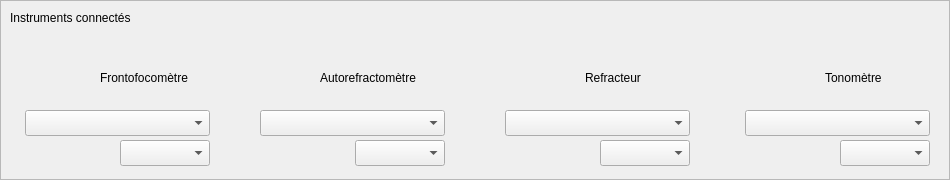
         <widget class="QFrame" name="Instrmtsframe">
          <property name="minimumSize">
           <size>
            <width>950</width>
            <height>180</height>
           </size>
          </property>
          <property name="contextMenuPolicy">
           <enum>Qt::NoContextMenu</enum>
          </property>
          <property name="frameShape">
           <enum>QFrame::StyledPanel</enum>
          </property>
          <property name="frameShadow">
           <enum>QFrame::Raised</enum>
          </property>
          <widget class="UpLabel" name="AppareilsupLabel">
           <property name="geometry">
            <rect>
             <x>10</x>
             <y>10</y>
             <width>161</width>
             <height>16</height>
            </rect>
           </property>
           <property name="contextMenuPolicy">
            <enum>Qt::NoContextMenu</enum>
           </property>
           <property name="text">
            <string>Instruments connectés</string>
           </property>
          </widget>
          <widget class="UpLabel" name="FrontoupLabel">
           <property name="geometry">
            <rect>
             <x>100</x>
             <y>70</y>
             <width>111</width>
             <height>16</height>
            </rect>
           </property>
           <property name="contextMenuPolicy">
            <enum>Qt::NoContextMenu</enum>
           </property>
           <property name="text">
            <string>Frontofocomètre</string>
           </property>
          </widget>
          <widget class="UpLabel" name="AutorefupLabel">
           <property name="geometry">
            <rect>
             <x>320</x>
             <y>70</y>
             <width>131</width>
             <height>16</height>
            </rect>
           </property>
           <property name="contextMenuPolicy">
            <enum>Qt::NoContextMenu</enum>
           </property>
           <property name="text">
            <string>Autorefractomètre</string>
           </property>
          </widget>
          <widget class="UpLabel" name="RefracteurupLabel">
           <property name="geometry">
            <rect>
             <x>585</x>
             <y>70</y>
             <width>81</width>
             <height>16</height>
            </rect>
           </property>
           <property name="contextMenuPolicy">
            <enum>Qt::NoContextMenu</enum>
           </property>
           <property name="text">
            <string>Refracteur</string>
           </property>
          </widget>
          <widget class="UpComboBox" name="FrontoupComboBox">
           <property name="geometry">
            <rect>
             <x>25</x>
             <y>110</y>
             <width>185</width>
             <height>26</height>
            </rect>
           </property>
           <property name="contextMenuPolicy">
            <enum>Qt::NoContextMenu</enum>
           </property>
          </widget>
          <widget class="UpComboBox" name="AutorefupComboBox">
           <property name="geometry">
            <rect>
             <x>260</x>
             <y>110</y>
             <width>185</width>
             <height>26</height>
            </rect>
           </property>
           <property name="contextMenuPolicy">
            <enum>Qt::NoContextMenu</enum>
           </property>
          </widget>
          <widget class="UpComboBox" name="RefracteurupComboBox">
           <property name="geometry">
            <rect>
             <x>505</x>
             <y>110</y>
             <width>185</width>
             <height>26</height>
            </rect>
           </property>
           <property name="contextMenuPolicy">
            <enum>Qt::NoContextMenu</enum>
           </property>
          </widget>
          <widget class="QLabel" name="Frontolabel">
           <property name="geometry">
            <rect>
             <x>20</x>
             <y>40</y>
             <width>65</width>
             <height>65</height>
            </rect>
           </property>
           <property name="contextMenuPolicy">
            <enum>Qt::NoContextMenu</enum>
           </property>
           <property name="text">
            <string notr="true"/>
           </property>
          </widget>
          <widget class="QLabel" name="Autoreflabel">
           <property name="geometry">
            <rect>
             <x>240</x>
             <y>40</y>
             <width>65</width>
             <height>65</height>
            </rect>
           </property>
           <property name="contextMenuPolicy">
            <enum>Qt::NoContextMenu</enum>
           </property>
           <property name="text">
            <string notr="true"/>
           </property>
          </widget>
          <widget class="QLabel" name="Refracteurlabel">
           <property name="geometry">
            <rect>
             <x>500</x>
             <y>40</y>
             <width>65</width>
             <height>65</height>
            </rect>
           </property>
           <property name="contextMenuPolicy">
            <enum>Qt::NoContextMenu</enum>
           </property>
           <property name="text">
            <string notr="true"/>
           </property>
          </widget>
          <widget class="UpComboBox" name="PortFrontoupComboBox">
           <property name="geometry">
            <rect>
             <x>120</x>
             <y>140</y>
             <width>90</width>
             <height>26</height>
            </rect>
           </property>
           <property name="contextMenuPolicy">
            <enum>Qt::NoContextMenu</enum>
           </property>
          </widget>
          <widget class="UpComboBox" name="PortAutorefupComboBox">
           <property name="geometry">
            <rect>
             <x>355</x>
             <y>140</y>
             <width>90</width>
             <height>26</height>
            </rect>
           </property>
           <property name="contextMenuPolicy">
            <enum>Qt::NoContextMenu</enum>
           </property>
          </widget>
          <widget class="UpComboBox" name="PortRefracteurupComboBox">
           <property name="geometry">
            <rect>
             <x>600</x>
             <y>140</y>
             <width>90</width>
             <height>26</height>
            </rect>
           </property>
           <property name="contextMenuPolicy">
            <enum>Qt::NoContextMenu</enum>
           </property>
          </widget>
          <widget class="UpComboBox" name="TonometreupComboBox">
           <property name="geometry">
            <rect>
             <x>745</x>
             <y>110</y>
             <width>185</width>
             <height>26</height>
            </rect>
           </property>
           <property name="contextMenuPolicy">
            <enum>Qt::NoContextMenu</enum>
           </property>
          </widget>
          <widget class="UpLabel" name="RefracteurupLabel_2">
           <property name="geometry">
            <rect>
             <x>825</x>
             <y>70</y>
             <width>81</width>
             <height>16</height>
            </rect>
           </property>
           <property name="contextMenuPolicy">
            <enum>Qt::NoContextMenu</enum>
           </property>
           <property name="text">
            <string>Tonomètre</string>
           </property>
          </widget>
          <widget class="UpComboBox" name="PortTonometreupComboBox">
           <property name="geometry">
            <rect>
             <x>840</x>
             <y>140</y>
             <width>90</width>
             <height>26</height>
            </rect>
           </property>
           <property name="contextMenuPolicy">
            <enum>Qt::NoContextMenu</enum>
           </property>
          </widget>
          <widget class="QLabel" name="Tonometrelabel">
           <property name="geometry">
            <rect>
             <x>740</x>
             <y>40</y>
             <width>65</width>
             <height>65</height>
            </rect>
           </property>
           <property name="contextMenuPolicy">
            <enum>Qt::NoContextMenu</enum>
           </property>
           <property name="text">
            <string notr="true"/>
           </property>
          </widget>
         </widget>
